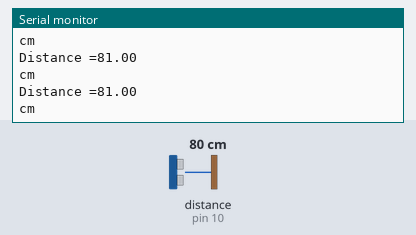
This sketch was run on a simulated Arduino Uno, built with avr-gcc and run on an emulated ATmega328P. On the bench: the last lines printed to the serial monitor. The test bench sets the inputs (shaded band); at power-on: distance to the obstacle (sensor on pin 10) 80 cm. The echo pulse lasts 58.3 µs per cm.

Above: at 1.3 s.
1.4 s: distance to the obstacle (sensor on pin 10) set to 4 cm
At 1.83 s:
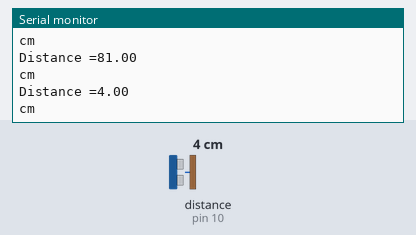
2.9 s: distance to the obstacle (sensor on pin 10) set to 2 cm
At 3.4 s:
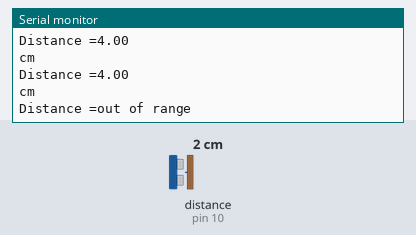

The sketch:

ultrasonic.ino
```cpp
#include<NewPing.h>

#define TRIGGER_PIN 9
#define ECHO_PIN 10

#define MAX_DISTANCE 400

NewPing sen(TRIGGER_PIN,ECHO_PIN,MAX_DISTANCE);
float duration,distance;

void setup() {
  Serial.begin(9600);


}

void loop() {
  distance = sen.ping_cm();

  Serial.print("Distance =");

  if(distance >=400 || distance <=2){
      Serial.println("out of range");
  }else{
      Serial.println(distance);
      Serial.println("cm");
    }
    delay(500);
}
```

Measured:
- the behaviour switches between 3 and 2 cm on distance to the obstacle (sensor on pin 10) (found by bisection; images 1 and 2)
- after the input at 1.4 s, the serial monitor: prints a new line after 0.12 s (image 1)
- after the input at 2.9 s, the serial monitor: prints a new line after 0.12 s (image 2)
